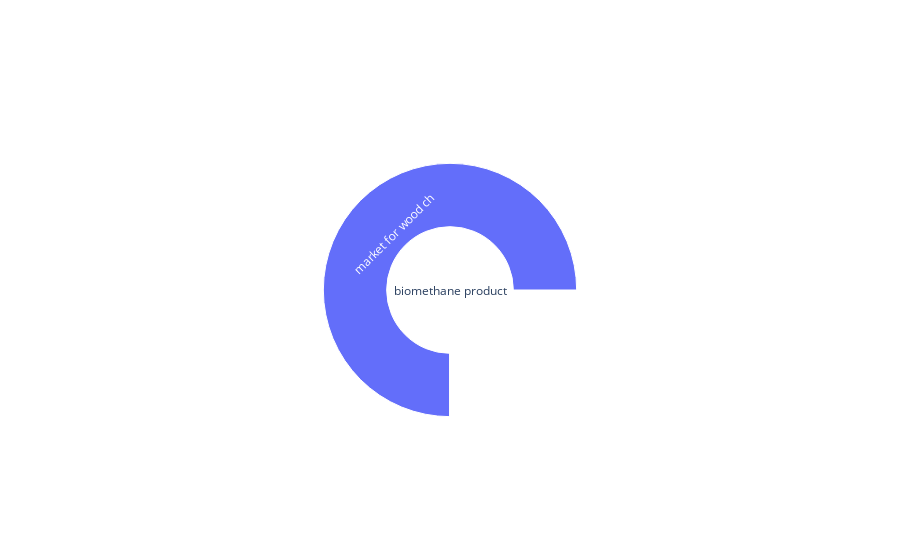

Notebook source saved alongside this figure:
### Code cell
ids = [edge["from"] for edge in trav['edges']]
labels = [activities[id]['name']+' ('+activities[id]['location']+')' for id in ids]
labels_short = [label[:18] for label in labels]
parent_ids = [edge["to"] for edge in trav['edges']][1:]
parents = [""] + [activities[id]['name']+' ('+activities[id]['location']+')' for id in parent_ids]

data = dict(label = labels,
            #location = [act['location'] for act in activities],
            parent = parents,
            labels_short = labels_short,
            value = [-math.ceil(edge["impact_neg"]*1000)/1000 for edge in trav['edges']],
            #value_pct = value_pct
        )
fig =go.Figure(go.Sunburst(
            #data,
            ids=data['label'],
            labels=data['labels_short'],
            parents=data['parent'],
            values=data['value'],
            branchvalues="total",
            #color='labels_short',
            #color_continuous_scale='algae',
            hovertext= data['label'],
            #valueformat = '.0f',
        )
)
df = pd.DataFrame.from_dict(data)
display(df)
fig.show()

### Figure 1 — Plotly figure (JSON) as saved in the notebook; plotly's stock layout.template omitted (floating-point values rounded to 4 significant figures)
{"data": [{"branchvalues": "total", "hovertext": ["biomethane production, high pressure from synthetic gas, wood, fluidised technology (CH)", "market for wood chips, dry, measured as dry mass (RER)", "market for zeolite, powder (GLO)", "market for charcoal (GLO)", "market for wood chips, wet, measured as dry mass (CH)", "hardwood forestry, mixed species, sustainable forest management (CH)", "market for transport, freight, lorry, unspecified (RER)", "market for transport, freight, lorry, unspecified (RER)", "charcoal production (GLO)"], "ids": ["biomethane production, high pressure from synthetic gas, wood, fluidised technology (CH)", "market for wood chips, dry, measured as dry mass (RER)", "market for zeolite, powder (GLO)", "market for charcoal (GLO)", "market for wood chips, wet, measured as dry mass (CH)", "hardwood forestry, mixed species, sustainable forest management (CH)", "market for transport, freight, lorry, unspecified (RER)", "market for transport, freight, lorry, unspecified (RER)", "charcoal production (GLO)"], "labels": ["biomethane product", "market for wood ch", "market for zeolite", "market for charcoa", "market for wood ch", "hardwood forestry,", "market for transpo", "market for transpo", "charcoal productio"], "parents": ["", "biomethane production, high pressure from synthetic gas, wood, fluidised technology (CH)", "biomethane production, high pressure from synthetic gas, wood, fluidised technology (CH)", "biomethane production, high pressure from synthetic gas, wood, fluidised technology (CH)", "biomethane production, high pressure from synthetic gas, wood, fluidised technology (CH)", "market for wood chips, wet, measured as dry mass (CH)", "market for wood chips, wet, measured as dry mass (CH)", "market for wood chips, dry, measured as dry mass (RER)", "market for charcoal (GLO)"], "type": "sunburst", "values": [0.004, 0.003, 0, 0, 0, 0, 0, 0, 0]}], "layout": {}}
